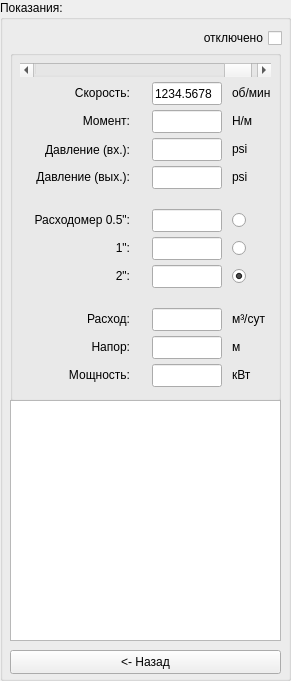
     <widget class="QGroupBox" name="groupTestData">
      <property name="geometry">
       <rect>
        <x>860</x>
        <y>10</y>
        <width>291</width>
        <height>681</height>
       </rect>
      </property>
      <property name="title">
       <string>Показания:</string>
      </property>
      <widget class="QGroupBox" name="groupBox_2">
       <property name="geometry">
        <rect>
         <x>10</x>
         <y>50</y>
         <width>271</width>
         <height>351</height>
        </rect>
       </property>
       <property name="title">
        <string/>
       </property>
       <widget class="QWidget" name="gridLayoutWidget_2">
        <property name="geometry">
         <rect>
          <x>10</x>
          <y>13</y>
          <width>251</width>
          <height>333</height>
         </rect>
        </property>
        <layout class="QGridLayout" name="gridLayout" columnstretch="0,0,0,0">
         <property name="sizeConstraint">
          <enum>QLayout::SetDefaultConstraint</enum>
         </property>
         <property name="horizontalSpacing">
          <number>10</number>
         </property>
         <property name="verticalSpacing">
          <number>5</number>
         </property>
         <item row="3" column="0" colspan="2">
          <widget class="QLabel" name="lblStages_3">
           <property name="sizePolicy">
            <sizepolicy hsizetype="Fixed" vsizetype="Fixed">
             <horstretch>0</horstretch>
             <verstretch>0</verstretch>
            </sizepolicy>
           </property>
           <property name="minimumSize">
            <size>
             <width>110</width>
             <height>20</height>
            </size>
           </property>
           <property name="maximumSize">
            <size>
             <width>110</width>
             <height>19</height>
            </size>
           </property>
           <property name="text">
            <string>Давление (вх.):</string>
           </property>
           <property name="alignment">
            <set>Qt::AlignRight|Qt::AlignTrailing|Qt::AlignVCenter</set>
           </property>
          </widget>
         </item>
         <item row="1" column="2">
          <widget class="QLineEdit" name="txtRPM">
           <property name="sizePolicy">
            <sizepolicy hsizetype="Fixed" vsizetype="Fixed">
             <horstretch>0</horstretch>
             <verstretch>0</verstretch>
            </sizepolicy>
           </property>
           <property name="minimumSize">
            <size>
             <width>70</width>
             <height>23</height>
            </size>
           </property>
           <property name="maximumSize">
            <size>
             <width>70</width>
             <height>23</height>
            </size>
           </property>
           <property name="focusPolicy">
            <enum>Qt::ClickFocus</enum>
           </property>
           <property name="inputMethodHints">
            <set>Qt::ImhNone</set>
           </property>
           <property name="text">
            <string>1234.5678</string>
           </property>
           <property name="readOnly">
            <bool>true</bool>
           </property>
          </widget>
         </item>
         <item row="0" column="0" colspan="4">
          <widget class="QScrollBar" name="horizontalScrollBar">
           <property name="maximum">
            <number>3000</number>
           </property>
           <property name="value">
            <number>2910</number>
           </property>
           <property name="orientation">
            <enum>Qt::Horizontal</enum>
           </property>
          </widget>
         </item>
         <item row="6" column="0" colspan="2">
          <widget class="QLabel" name="lblSerial_4">
           <property name="sizePolicy">
            <sizepolicy hsizetype="Fixed" vsizetype="Fixed">
             <horstretch>0</horstretch>
             <verstretch>0</verstretch>
            </sizepolicy>
           </property>
           <property name="minimumSize">
            <size>
             <width>110</width>
             <height>20</height>
            </size>
           </property>
           <property name="maximumSize">
            <size>
             <width>110</width>
             <height>20</height>
            </size>
           </property>
           <property name="text">
            <string>Расходомер 0.5&quot;:</string>
           </property>
           <property name="alignment">
            <set>Qt::AlignRight|Qt::AlignTrailing|Qt::AlignVCenter</set>
           </property>
          </widget>
         </item>
         <item row="9" column="2">
          <widget class="QWidget" name="widget_2" native="true">
           <property name="maximumSize">
            <size>
             <width>100</width>
             <height>10</height>
            </size>
           </property>
          </widget>
         </item>
         <item row="8" column="3">
          <widget class="QRadioButton" name="radioFlow05_3">
           <property name="maximumSize">
            <size>
             <width>20</width>
             <height>20</height>
            </size>
           </property>
           <property name="text">
            <string/>
           </property>
           <property name="checked">
            <bool>true</bool>
           </property>
          </widget>
         </item>
         <item row="3" column="2">
          <widget class="QLineEdit" name="txtPsiIn">
           <property name="sizePolicy">
            <sizepolicy hsizetype="Fixed" vsizetype="Fixed">
             <horstretch>0</horstretch>
             <verstretch>0</verstretch>
            </sizepolicy>
           </property>
           <property name="minimumSize">
            <size>
             <width>70</width>
             <height>23</height>
            </size>
           </property>
           <property name="maximumSize">
            <size>
             <width>70</width>
             <height>23</height>
            </size>
           </property>
           <property name="focusPolicy">
            <enum>Qt::ClickFocus</enum>
           </property>
           <property name="inputMethodHints">
            <set>Qt::ImhNone</set>
           </property>
           <property name="readOnly">
            <bool>true</bool>
           </property>
          </widget>
         </item>
         <item row="7" column="2">
          <widget class="QLineEdit" name="txtFlow1">
           <property name="sizePolicy">
            <sizepolicy hsizetype="Fixed" vsizetype="Fixed">
             <horstretch>0</horstretch>
             <verstretch>0</verstretch>
            </sizepolicy>
           </property>
           <property name="minimumSize">
            <size>
             <width>70</width>
             <height>23</height>
            </size>
           </property>
           <property name="maximumSize">
            <size>
             <width>70</width>
             <height>23</height>
            </size>
           </property>
           <property name="focusPolicy">
            <enum>Qt::ClickFocus</enum>
           </property>
           <property name="inputMethodHints">
            <set>Qt::ImhNone</set>
           </property>
           <property name="readOnly">
            <bool>true</bool>
           </property>
          </widget>
         </item>
         <item row="6" column="3">
          <widget class="QRadioButton" name="radioFlow05">
           <property name="maximumSize">
            <size>
             <width>20</width>
             <height>20</height>
            </size>
           </property>
           <property name="text">
            <string/>
           </property>
          </widget>
         </item>
         <item row="11" column="2">
          <widget class="QLineEdit" name="txtLift">
           <property name="sizePolicy">
            <sizepolicy hsizetype="Fixed" vsizetype="Fixed">
             <horstretch>0</horstretch>
             <verstretch>0</verstretch>
            </sizepolicy>
           </property>
           <property name="minimumSize">
            <size>
             <width>70</width>
             <height>23</height>
            </size>
           </property>
           <property name="maximumSize">
            <size>
             <width>70</width>
             <height>23</height>
            </size>
           </property>
           <property name="focusPolicy">
            <enum>Qt::ClickFocus</enum>
           </property>
           <property name="inputMethodHints">
            <set>Qt::ImhNone</set>
           </property>
           <property name="readOnly">
            <bool>true</bool>
           </property>
          </widget>
         </item>
         <item row="8" column="0" colspan="2">
          <widget class="QLabel" name="lblLenght_3">
           <property name="sizePolicy">
            <sizepolicy hsizetype="Fixed" vsizetype="Fixed">
             <horstretch>0</horstretch>
             <verstretch>0</verstretch>
            </sizepolicy>
           </property>
           <property name="minimumSize">
            <size>
             <width>110</width>
             <height>20</height>
            </size>
           </property>
           <property name="maximumSize">
            <size>
             <width>110</width>
             <height>20</height>
            </size>
           </property>
           <property name="text">
            <string>2&quot;:</string>
           </property>
           <property name="alignment">
            <set>Qt::AlignRight|Qt::AlignTrailing|Qt::AlignVCenter</set>
           </property>
          </widget>
         </item>
         <item row="1" column="3">
          <widget class="QLabel" name="lblProducer_3">
           <property name="sizePolicy">
            <sizepolicy hsizetype="Fixed" vsizetype="Fixed">
             <horstretch>0</horstretch>
             <verstretch>0</verstretch>
            </sizepolicy>
           </property>
           <property name="minimumSize">
            <size>
             <width>0</width>
             <height>0</height>
            </size>
           </property>
           <property name="maximumSize">
            <size>
             <width>120</width>
             <height>20</height>
            </size>
           </property>
           <property name="layoutDirection">
            <enum>Qt::RightToLeft</enum>
           </property>
           <property name="text">
            <string>об/мин</string>
           </property>
           <property name="alignment">
            <set>Qt::AlignLeading|Qt::AlignLeft|Qt::AlignVCenter</set>
           </property>
          </widget>
         </item>
         <item row="1" column="0" colspan="2">
          <widget class="QLabel" name="lblProducer_2">
           <property name="sizePolicy">
            <sizepolicy hsizetype="Fixed" vsizetype="Fixed">
             <horstretch>0</horstretch>
             <verstretch>0</verstretch>
            </sizepolicy>
           </property>
           <property name="minimumSize">
            <size>
             <width>110</width>
             <height>20</height>
            </size>
           </property>
           <property name="maximumSize">
            <size>
             <width>110</width>
             <height>20</height>
            </size>
           </property>
           <property name="text">
            <string>Скорость:</string>
           </property>
           <property name="alignment">
            <set>Qt::AlignRight|Qt::AlignTrailing|Qt::AlignVCenter</set>
           </property>
          </widget>
         </item>
         <item row="3" column="3">
          <widget class="QLabel" name="lblProducer_5">
           <property name="sizePolicy">
            <sizepolicy hsizetype="Fixed" vsizetype="Fixed">
             <horstretch>0</horstretch>
             <verstretch>0</verstretch>
            </sizepolicy>
           </property>
           <property name="minimumSize">
            <size>
             <width>0</width>
             <height>0</height>
            </size>
           </property>
           <property name="maximumSize">
            <size>
             <width>120</width>
             <height>20</height>
            </size>
           </property>
           <property name="text">
            <string>psi</string>
           </property>
           <property name="alignment">
            <set>Qt::AlignLeading|Qt::AlignLeft|Qt::AlignVCenter</set>
           </property>
          </widget>
         </item>
         <item row="5" column="2">
          <widget class="QWidget" name="widget" native="true">
           <property name="maximumSize">
            <size>
             <width>100</width>
             <height>10</height>
            </size>
           </property>
          </widget>
         </item>
         <item row="7" column="3">
          <widget class="QRadioButton" name="radioFlow05_2">
           <property name="maximumSize">
            <size>
             <width>20</width>
             <height>20</height>
            </size>
           </property>
           <property name="text">
            <string/>
           </property>
          </widget>
         </item>
         <item row="10" column="2">
          <widget class="QLineEdit" name="txtFlow">
           <property name="sizePolicy">
            <sizepolicy hsizetype="Fixed" vsizetype="Fixed">
             <horstretch>0</horstretch>
             <verstretch>0</verstretch>
            </sizepolicy>
           </property>
           <property name="minimumSize">
            <size>
             <width>70</width>
             <height>23</height>
            </size>
           </property>
           <property name="maximumSize">
            <size>
             <width>70</width>
             <height>23</height>
            </size>
           </property>
           <property name="focusPolicy">
            <enum>Qt::ClickFocus</enum>
           </property>
           <property name="inputMethodHints">
            <set>Qt::ImhNone</set>
           </property>
           <property name="readOnly">
            <bool>true</bool>
           </property>
          </widget>
         </item>
         <item row="2" column="0" colspan="2">
          <widget class="QLabel" name="lblType_2">
           <property name="sizePolicy">
            <sizepolicy hsizetype="Fixed" vsizetype="Fixed">
             <horstretch>0</horstretch>
             <verstretch>0</verstretch>
            </sizepolicy>
           </property>
           <property name="minimumSize">
            <size>
             <width>110</width>
             <height>20</height>
            </size>
           </property>
           <property name="maximumSize">
            <size>
             <width>110</width>
             <height>20</height>
            </size>
           </property>
           <property name="text">
            <string>Момент:</string>
           </property>
           <property name="alignment">
            <set>Qt::AlignRight|Qt::AlignTrailing|Qt::AlignVCenter</set>
           </property>
          </widget>
         </item>
         <item row="4" column="0" colspan="2">
          <widget class="QLabel" name="lblAssembly_3">
           <property name="sizePolicy">
            <sizepolicy hsizetype="Fixed" vsizetype="Fixed">
             <horstretch>0</horstretch>
             <verstretch>0</verstretch>
            </sizepolicy>
           </property>
           <property name="minimumSize">
            <size>
             <width>110</width>
             <height>20</height>
            </size>
           </property>
           <property name="maximumSize">
            <size>
             <width>110</width>
             <height>20</height>
            </size>
           </property>
           <property name="text">
            <string>Давление (вых.):</string>
           </property>
           <property name="alignment">
            <set>Qt::AlignRight|Qt::AlignTrailing|Qt::AlignVCenter</set>
           </property>
          </widget>
         </item>
         <item row="12" column="2">
          <widget class="QLineEdit" name="txtPower">
           <property name="sizePolicy">
            <sizepolicy hsizetype="Fixed" vsizetype="Fixed">
             <horstretch>0</horstretch>
             <verstretch>0</verstretch>
            </sizepolicy>
           </property>
           <property name="minimumSize">
            <size>
             <width>70</width>
             <height>23</height>
            </size>
           </property>
           <property name="maximumSize">
            <size>
             <width>70</width>
             <height>23</height>
            </size>
           </property>
           <property name="focusPolicy">
            <enum>Qt::ClickFocus</enum>
           </property>
           <property name="inputMethodHints">
            <set>Qt::ImhNone</set>
           </property>
           <property name="readOnly">
            <bool>true</bool>
           </property>
          </widget>
         </item>
         <item row="4" column="3">
          <widget class="QLabel" name="lblProducer_6">
           <property name="sizePolicy">
            <sizepolicy hsizetype="Fixed" vsizetype="Fixed">
             <horstretch>0</horstretch>
             <verstretch>0</verstretch>
            </sizepolicy>
           </property>
           <property name="minimumSize">
            <size>
             <width>0</width>
             <height>0</height>
            </size>
           </property>
           <property name="maximumSize">
            <size>
             <width>120</width>
             <height>20</height>
            </size>
           </property>
           <property name="layoutDirection">
            <enum>Qt::RightToLeft</enum>
           </property>
           <property name="text">
            <string>psi</string>
           </property>
           <property name="alignment">
            <set>Qt::AlignLeading|Qt::AlignLeft|Qt::AlignVCenter</set>
           </property>
          </widget>
         </item>
         <item row="8" column="2">
          <widget class="QLineEdit" name="txtFlow2">
           <property name="sizePolicy">
            <sizepolicy hsizetype="Fixed" vsizetype="Fixed">
             <horstretch>0</horstretch>
             <verstretch>0</verstretch>
            </sizepolicy>
           </property>
           <property name="minimumSize">
            <size>
             <width>70</width>
             <height>23</height>
            </size>
           </property>
           <property name="maximumSize">
            <size>
             <width>70</width>
             <height>23</height>
            </size>
           </property>
           <property name="focusPolicy">
            <enum>Qt::ClickFocus</enum>
           </property>
           <property name="inputMethodHints">
            <set>Qt::ImhNone</set>
           </property>
           <property name="readOnly">
            <bool>true</bool>
           </property>
          </widget>
         </item>
         <item row="4" column="2">
          <widget class="QLineEdit" name="txtPsiOut">
           <property name="sizePolicy">
            <sizepolicy hsizetype="Fixed" vsizetype="Fixed">
             <horstretch>0</horstretch>
             <verstretch>0</verstretch>
            </sizepolicy>
           </property>
           <property name="minimumSize">
            <size>
             <width>70</width>
             <height>23</height>
            </size>
           </property>
           <property name="maximumSize">
            <size>
             <width>70</width>
             <height>23</height>
            </size>
           </property>
           <property name="focusPolicy">
            <enum>Qt::ClickFocus</enum>
           </property>
           <property name="inputMethodHints">
            <set>Qt::ImhNone</set>
           </property>
           <property name="readOnly">
            <bool>true</bool>
           </property>
          </widget>
         </item>
         <item row="7" column="0" colspan="2">
          <widget class="QLabel" name="lblSerial_5">
           <property name="sizePolicy">
            <sizepolicy hsizetype="Fixed" vsizetype="Fixed">
             <horstretch>0</horstretch>
             <verstretch>0</verstretch>
            </sizepolicy>
           </property>
           <property name="minimumSize">
            <size>
             <width>110</width>
             <height>0</height>
            </size>
           </property>
           <property name="maximumSize">
            <size>
             <width>110</width>
             <height>20</height>
            </size>
           </property>
           <property name="text">
            <string> 1&quot;:</string>
           </property>
           <property name="alignment">
            <set>Qt::AlignRight|Qt::AlignTrailing|Qt::AlignVCenter</set>
           </property>
          </widget>
         </item>
         <item row="2" column="2">
          <widget class="QLineEdit" name="txtTorque">
           <property name="sizePolicy">
            <sizepolicy hsizetype="Fixed" vsizetype="Fixed">
             <horstretch>0</horstretch>
             <verstretch>0</verstretch>
            </sizepolicy>
           </property>
           <property name="minimumSize">
            <size>
             <width>70</width>
             <height>23</height>
            </size>
           </property>
           <property name="maximumSize">
            <size>
             <width>70</width>
             <height>23</height>
            </size>
           </property>
           <property name="focusPolicy">
            <enum>Qt::ClickFocus</enum>
           </property>
           <property name="inputMethodHints">
            <set>Qt::ImhNone</set>
           </property>
           <property name="readOnly">
            <bool>true</bool>
           </property>
          </widget>
         </item>
         <item row="12" column="0" colspan="2">
          <widget class="QLabel" name="lblAssembly_10">
           <property name="sizePolicy">
            <sizepolicy hsizetype="Fixed" vsizetype="Fixed">
             <horstretch>0</horstretch>
             <verstretch>0</verstretch>
            </sizepolicy>
           </property>
           <property name="minimumSize">
            <size>
             <width>110</width>
             <height>20</height>
            </size>
           </property>
           <property name="maximumSize">
            <size>
             <width>110</width>
             <height>20</height>
            </size>
           </property>
           <property name="text">
            <string>Мощность:</string>
           </property>
           <property name="alignment">
            <set>Qt::AlignRight|Qt::AlignTrailing|Qt::AlignVCenter</set>
           </property>
          </widget>
         </item>
         <item row="2" column="3">
          <widget class="QLabel" name="lblProducer_4">
           <property name="sizePolicy">
            <sizepolicy hsizetype="Fixed" vsizetype="Fixed">
             <horstretch>0</horstretch>
             <verstretch>0</verstretch>
            </sizepolicy>
           </property>
           <property name="minimumSize">
            <size>
             <width>0</width>
             <height>0</height>
            </size>
           </property>
           <property name="maximumSize">
            <size>
             <width>120</width>
             <height>20</height>
            </size>
           </property>
           <property name="text">
            <string>Н/м</string>
           </property>
           <property name="alignment">
            <set>Qt::AlignLeading|Qt::AlignLeft|Qt::AlignVCenter</set>
           </property>
          </widget>
         </item>
         <item row="6" column="2">
          <widget class="QLineEdit" name="txtFlow05">
           <property name="sizePolicy">
            <sizepolicy hsizetype="Fixed" vsizetype="Fixed">
             <horstretch>0</horstretch>
             <verstretch>0</verstretch>
            </sizepolicy>
           </property>
           <property name="minimumSize">
            <size>
             <width>70</width>
             <height>23</height>
            </size>
           </property>
           <property name="maximumSize">
            <size>
             <width>70</width>
             <height>23</height>
            </size>
           </property>
           <property name="focusPolicy">
            <enum>Qt::ClickFocus</enum>
           </property>
           <property name="inputMethodHints">
            <set>Qt::ImhNone</set>
           </property>
           <property name="readOnly">
            <bool>true</bool>
           </property>
          </widget>
         </item>
         <item row="11" column="0" colspan="2">
          <widget class="QLabel" name="lblAssembly_6">
           <property name="sizePolicy">
            <sizepolicy hsizetype="Fixed" vsizetype="Fixed">
             <horstretch>0</horstretch>
             <verstretch>0</verstretch>
            </sizepolicy>
           </property>
           <property name="minimumSize">
            <size>
             <width>110</width>
             <height>20</height>
            </size>
           </property>
           <property name="maximumSize">
            <size>
             <width>110</width>
             <height>20</height>
            </size>
           </property>
           <property name="text">
            <string>Напор:</string>
           </property>
           <property name="alignment">
            <set>Qt::AlignRight|Qt::AlignTrailing|Qt::AlignVCenter</set>
           </property>
          </widget>
         </item>
         <item row="10" column="0" colspan="2">
          <widget class="QLabel" name="lblAssembly_9">
           <property name="sizePolicy">
            <sizepolicy hsizetype="Fixed" vsizetype="Fixed">
             <horstretch>0</horstretch>
             <verstretch>0</verstretch>
            </sizepolicy>
           </property>
           <property name="minimumSize">
            <size>
             <width>110</width>
             <height>20</height>
            </size>
           </property>
           <property name="maximumSize">
            <size>
             <width>110</width>
             <height>20</height>
            </size>
           </property>
           <property name="text">
            <string>Расход:</string>
           </property>
           <property name="alignment">
            <set>Qt::AlignRight|Qt::AlignTrailing|Qt::AlignVCenter</set>
           </property>
          </widget>
         </item>
         <item row="10" column="3">
          <widget class="QLabel" name="lblProducer_7">
           <property name="sizePolicy">
            <sizepolicy hsizetype="Fixed" vsizetype="Fixed">
             <horstretch>0</horstretch>
             <verstretch>0</verstretch>
            </sizepolicy>
           </property>
           <property name="minimumSize">
            <size>
             <width>0</width>
             <height>0</height>
            </size>
           </property>
           <property name="maximumSize">
            <size>
             <width>120</width>
             <height>20</height>
            </size>
           </property>
           <property name="layoutDirection">
            <enum>Qt::RightToLeft</enum>
           </property>
           <property name="text">
            <string>м³/сут</string>
           </property>
           <property name="alignment">
            <set>Qt::AlignLeading|Qt::AlignLeft|Qt::AlignVCenter</set>
           </property>
          </widget>
         </item>
         <item row="11" column="3">
          <widget class="QLabel" name="lblProducer_8">
           <property name="sizePolicy">
            <sizepolicy hsizetype="Fixed" vsizetype="Fixed">
             <horstretch>0</horstretch>
             <verstretch>0</verstretch>
            </sizepolicy>
           </property>
           <property name="minimumSize">
            <size>
             <width>0</width>
             <height>0</height>
            </size>
           </property>
           <property name="maximumSize">
            <size>
             <width>120</width>
             <height>20</height>
            </size>
           </property>
           <property name="layoutDirection">
            <enum>Qt::RightToLeft</enum>
           </property>
           <property name="text">
            <string>м</string>
           </property>
           <property name="alignment">
            <set>Qt::AlignLeading|Qt::AlignLeft|Qt::AlignVCenter</set>
           </property>
          </widget>
         </item>
         <item row="12" column="3">
          <widget class="QLabel" name="lblProducer_9">
           <property name="sizePolicy">
            <sizepolicy hsizetype="Fixed" vsizetype="Fixed">
             <horstretch>0</horstretch>
             <verstretch>0</verstretch>
            </sizepolicy>
           </property>
           <property name="minimumSize">
            <size>
             <width>0</width>
             <height>0</height>
            </size>
           </property>
           <property name="maximumSize">
            <size>
             <width>120</width>
             <height>20</height>
            </size>
           </property>
           <property name="layoutDirection">
            <enum>Qt::RightToLeft</enum>
           </property>
           <property name="text">
            <string>кВт</string>
           </property>
           <property name="alignment">
            <set>Qt::AlignLeading|Qt::AlignLeft|Qt::AlignVCenter</set>
           </property>
          </widget>
         </item>
        </layout>
       </widget>
      </widget>
      <widget class="QCheckBox" name="checkConnection">
       <property name="geometry">
        <rect>
         <x>182</x>
         <y>27</y>
         <width>100</width>
         <height>22</height>
        </rect>
       </property>
       <property name="layoutDirection">
        <enum>Qt::RightToLeft</enum>
       </property>
       <property name="text">
        <string>отключено</string>
       </property>
      </widget>
      <widget class="QPushButton" name="btnGoBack">
       <property name="geometry">
        <rect>
         <x>10</x>
         <y>650</y>
         <width>271</width>
         <height>24</height>
        </rect>
       </property>
       <property name="text">
        <string>&lt;- Назад</string>
       </property>
      </widget>
      <widget class="QTableView" name="tablePoints">
       <property name="geometry">
        <rect>
         <x>10</x>
         <y>400</y>
         <width>271</width>
         <height>241</height>
        </rect>
       </property>
       <property name="locale">
        <locale language="English" country="UnitedStates"/>
       </property>
       <property name="selectionMode">
        <enum>QAbstractItemView::SingleSelection</enum>
       </property>
       <property name="selectionBehavior">
        <enum>QAbstractItemView::SelectRows</enum>
       </property>
       <property name="textElideMode">
        <enum>Qt::ElideLeft</enum>
       </property>
       <property name="wordWrap">
        <bool>false</bool>
       </property>
       <property name="cornerButtonEnabled">
        <bool>false</bool>
       </property>
       <attribute name="horizontalHeaderHighlightSections">
        <bool>false</bool>
       </attribute>
       <attribute name="verticalHeaderVisible">
        <bool>false</bool>
       </attribute>
       <attribute name="verticalHeaderHighlightSections">
        <bool>false</bool>
       </attribute>
      </widget>
     </widget>
